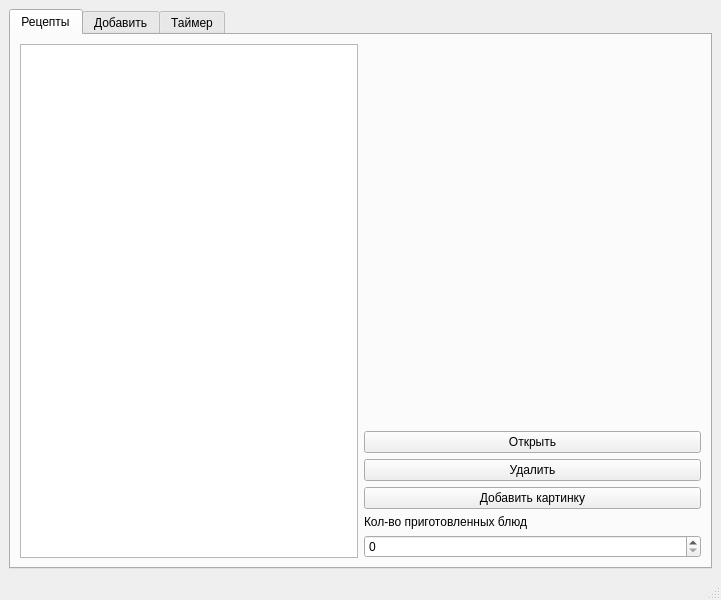
<?xml version="1.0" encoding="UTF-8"?>
<ui version="4.0">
 <class>MainWindow</class>
 <widget class="QMainWindow" name="MainWindow">
  <property name="geometry">
   <rect>
    <x>0</x>
    <y>0</y>
    <width>721</width>
    <height>600</height>
   </rect>
  </property>
  <property name="windowTitle">
   <string>MainWindow</string>
  </property>
  <widget class="QWidget" name="centralwidget">
   <layout class="QGridLayout" name="gridLayout">
    <item row="0" column="0">
     <widget class="QTabWidget" name="tabWidget">
      <property name="currentIndex">
       <number>0</number>
      </property>
      <widget class="QWidget" name="tab">
       <attribute name="title">
        <string>Рецепты</string>
       </attribute>
       <layout class="QGridLayout" name="gridLayout_2">
        <item row="0" column="0">
         <layout class="QHBoxLayout" name="horizontalLayout" stretch="1,1">
          <item>
           <widget class="QListWidget" name="recipes_list"/>
          </item>
          <item>
           <layout class="QVBoxLayout" name="elements" stretch="0,0,0,0,0,0">
            <item>
             <spacer name="verticalSpacer">
              <property name="orientation">
               <enum>Qt::Vertical</enum>
              </property>
              <property name="sizeHint" stdset="0">
               <size>
                <width>20</width>
                <height>40</height>
               </size>
              </property>
             </spacer>
            </item>
            <item>
             <widget class="QPushButton" name="open_Button">
              <property name="text">
               <string>Открыть</string>
              </property>
             </widget>
            </item>
            <item>
             <widget class="QPushButton" name="del_Button">
              <property name="text">
               <string>Удалить</string>
              </property>
             </widget>
            </item>
            <item>
             <widget class="QPushButton" name="addart_Button">
              <property name="text">
               <string>Добавить картинку</string>
              </property>
             </widget>
            </item>
            <item>
             <widget class="QLabel" name="label_2">
              <property name="text">
               <string>Кол-во приготовленных блюд</string>
              </property>
             </widget>
            </item>
            <item>
             <widget class="QSpinBox" name="count_ready"/>
            </item>
           </layout>
          </item>
         </layout>
        </item>
       </layout>
      </widget>
      <widget class="QWidget" name="tab_2">
       <attribute name="title">
        <string>Добавить</string>
       </attribute>
       <layout class="QGridLayout" name="gridLayout_3">
        <item row="0" column="0">
         <layout class="QVBoxLayout" name="verticalLayout" stretch="2,1">
          <property name="spacing">
           <number>6</number>
          </property>
          <item>
           <layout class="QVBoxLayout" name="verticalLayout_5">
            <item>
             <widget class="QLabel" name="art">
              <property name="text">
               <string/>
              </property>
             </widget>
            </item>
           </layout>
          </item>
          <item>
           <layout class="QVBoxLayout" name="verticalLayout_6">
            <item>
             <widget class="QPushButton" name="addButton">
              <property name="text">
               <string>Добавить</string>
              </property>
             </widget>
            </item>
           </layout>
          </item>
         </layout>
        </item>
       </layout>
      </widget>
      <widget class="QWidget" name="tab_3">
       <attribute name="title">
        <string>Таймер</string>
       </attribute>
       <layout class="QGridLayout" name="gridLayout_4">
        <item row="0" column="0">
         <layout class="QVBoxLayout" name="verticalLayout_2" stretch="7,5,0,0,0">
          <item>
           <widget class="QLCDNumber" name="time"/>
          </item>
          <item>
           <widget class="QTimeEdit" name="cnt_time"/>
          </item>
          <item>
           <widget class="QPushButton" name="start_Button">
            <property name="text">
             <string>Старт</string>
            </property>
           </widget>
          </item>
          <item>
           <widget class="QPushButton" name="stop_Button">
            <property name="text">
             <string>Стоп</string>
            </property>
           </widget>
          </item>
          <item>
           <widget class="QLabel" name="label">
            <property name="font">
             <font>
              <weight>75</weight>
              <italic>false</italic>
              <bold>true</bold>
              <underline>false</underline>
              <strikeout>false</strikeout>
             </font>
            </property>
            <property name="text">
             <string>часы:минуты:секунды</string>
            </property>
           </widget>
          </item>
         </layout>
        </item>
       </layout>
      </widget>
     </widget>
    </item>
   </layout>
  </widget>
  <widget class="QMenuBar" name="menubar">
   <property name="geometry">
    <rect>
     <x>0</x>
     <y>0</y>
     <width>721</width>
     <height>21</height>
    </rect>
   </property>
  </widget>
  <widget class="QStatusBar" name="statusbar"/>
 </widget>
 <resources/>
 <connections/>
</ui>
